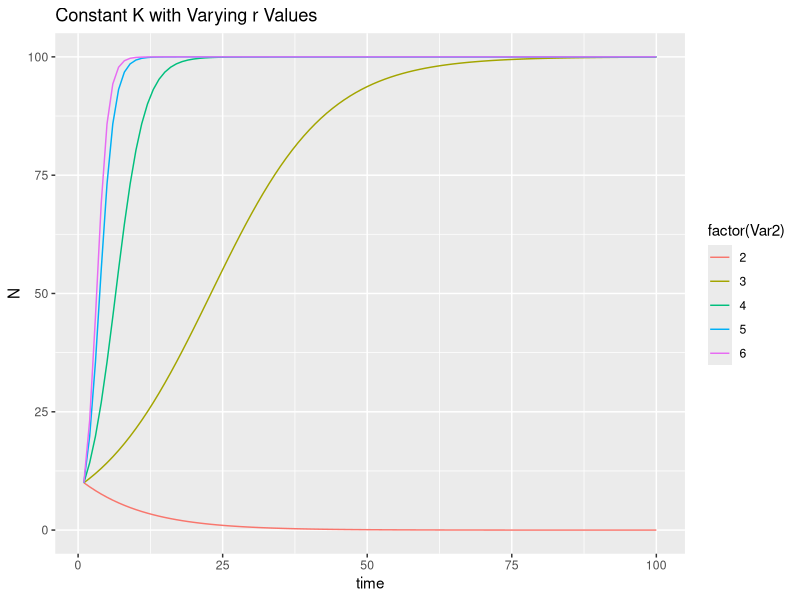
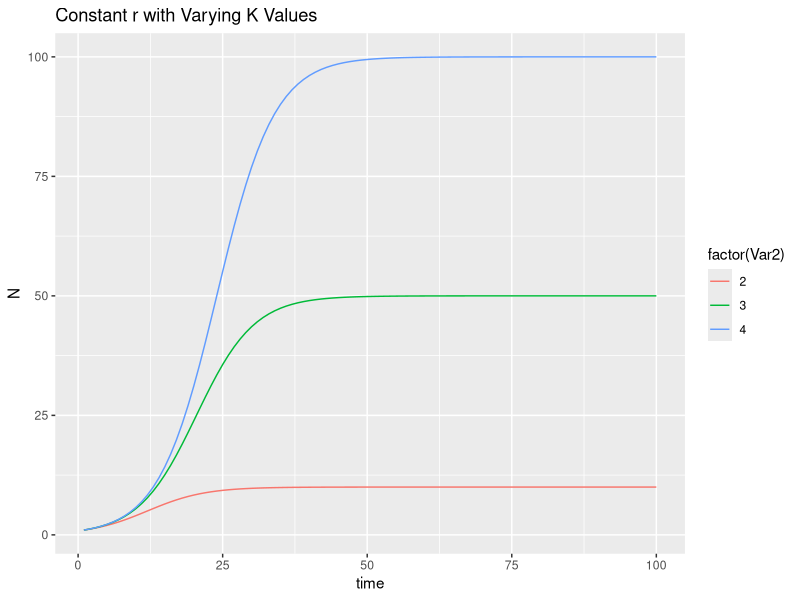
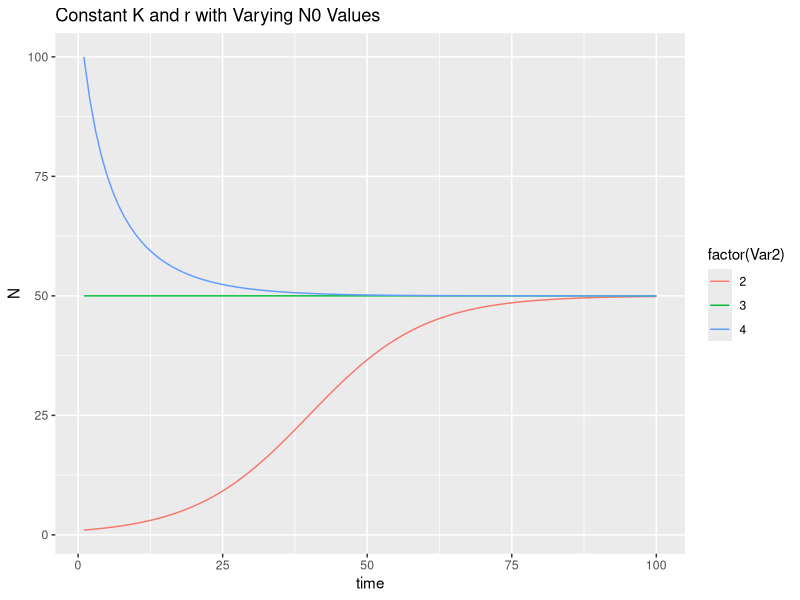

R code for these plots, in order:
### Problem 1 ###
#Run the creation of each graph seperately (some of the same objecty names are used form figure to figure
#and are thus overwritten). The legend ("Var2") for each figure is in the order given the exercise pdf, which is the same 
#order as the values in each of the "Lists" (rList, KList, NList). 


#Constant K, varying r

#Load Packages
library(deSolve)
library(ggplot2)
library(reshape2)


#Custom function
popSim=function(t,y,p){
  N=y
  r=p[1]
  K=p[2]
  
  dNdt=r*(1-N/K)*N
  
  return(list(dNdt))
}

#Putting r values into a dataframe for subsequent looping
rVals=c(-0.1,0.1,0.4,0.8,1.0)
rList=array(data=rVals, dim=c(1,5))

#For loop generating plot
N0=10
K=100
times=1:100

modelPopSimOutput=matrix(nrow = length(times), ncol=(1+length(rList)))
modelPopSimOutput[,1]=c(1:100)

for (i in 1:length(rList[1,])){
  modelPopSim=ode(y=N0,times=times,func=popSim,parms=c(rList[i],K))
  modelPopSimOutput[,(1+i)]=modelPopSim[,2]
}

modelPopSimOutput_m=melt(modelPopSimOutput)

ggplot()+
  geom_line(data = modelPopSimOutput_m[modelPopSimOutput_m$Var2 != 1,], aes(x = Var1, y = value, group=Var2, color=factor(Var2)))+
  labs(title="Constant K with Varying r Values", x="time", y="N")

#Constant r, varying K

KVals=c(10,50,100)
KList=array(data=KVals, dim=c(1,3))

N0=1
r=0.2

modelPopSimOutput=matrix(nrow = length(times), ncol=(1+length(KList)))
modelPopSimOutput[,1]=c(1:100)

for (i in 1:length(KList[1,])){
  modelPopSim=ode(y=N0,times=times,func=popSim,parms=c(r,KList[i]))
  modelPopSimOutput[,(1+i)]=modelPopSim[,2]
}

modelPopSimOutput_m=melt(modelPopSimOutput)

ggplot()+
  geom_line(data = modelPopSimOutput_m[modelPopSimOutput_m$Var2 != 1,], aes(x = Var1, y = value, group=Var2, color=factor(Var2)))+
  labs(title="Constant r with Varying K Values", x="time", y="N")

#Varying N0

NVals=c(1,50,100)
NList=array(data=NVals, dim=c(1,3))

r=0.1
K=50

modelPopSimOutput=matrix(nrow = length(times), ncol=(1+length(NList)))
modelPopSimOutput[,1]=c(1:100)

for (i in 1:length(NList[1,])){
  modelPopSim=ode(y=NList[i],times=times,func=popSim,parms=c(r,K))
  modelPopSimOutput[,(1+i)]=modelPopSim[,2]
}

modelPopSimOutput_m=melt(modelPopSimOutput)

ggplot()+
  geom_line(data = modelPopSimOutput_m[modelPopSimOutput_m$Var2 != 1,], aes(x = Var1, y = value, group=Var2, color=factor(Var2)))+
  labs(title="Constant K and r with Varying N0 Values", x="time", y="N")





#### Problem 2 ####

###ODE Function
SIRmodel <- function (t,y,p){
  S = y[1]
  I = y[2] 
  R = y[3]
  
  beta = p[1]
  gamma = p[2]

  
  dS_dt = -beta*I*S
  dI_dt = beta*I*S - gamma*I
  dR_dt = gamma*I
  
  return(list(c(dS_dt, dI_dt, dR_dt)))
}

###Functions to compute desired quantities 
#Maximum Daily Incidence
MDI <- function(I){
  MDI <- I[2] - I[1] #Assume first incidence is maximum 
  for (i in 3:500){
    #Check if the next incidence is greater than current value for MDI
    if(I[i] - I[i-1] > MDI){ 
      MDI = I[i] - I[i-1]
    }
  }
  return(MDI)
}

#Maximum Daily Prevelance 
MDP <- function(S,I,R){
  MDP <- I[1]/(S[1]+I[1]+R[1])
  for (i in 2:500){
    #Check if the next incidence is greater than current value for MDI
    if(I[i]/(S[i] + I[i] + R[i]) > MDP){ 
      MDP <- I[i]/(S[i]+I[i]+R[i])
    }
  }
  return(MDP)
}

#Percent Affected
PA <- function(S,I,R){
  PA <- (I[500] + R[500])/(S[500] + I[500] + R[500])
  return(PA)
}

#Base Reproduction Number
BPN <- function(p,S,I,R){
  BPN <- (p[1]*(S[1] + I[1] + R[1]))/p[2]
  return(BPN)
}


#Initial Conditions and Timespan is the same for every run
N0 = c(999,1,0)
times = 1:500

###Solving ODE
#Case i corresponds to the ith row of the table

#Case 1
params1 = c(.0005,.05)
Case1 = ode(y=N0, times = times, func = SIRmodel, parms = params1)
modelOutput1 = data.frame(time=Case1[,1],S=Case1[,2],I=Case1[,3],R=Case1[,4])
attach(modelOutput1)
mdi <- MDI(I)
mdp <- MDP(S,I,R)
pa <- PA(S,I,R)
bpn <- BPN(params1,S,I,R)


RESULTS <- matrix(c(params1[1],params1[2],mdi,mdp,pa,bpn), ncol=6)
colnames(RESULTS) <- c("Beta","Gamma","Max Daily Incidence", "Max Daily Prevalence","Percent Affected","Basic Reproduction Number")
rownames(RESULTS) <- c("Case 1")
RESULTS <- as.table(RESULTS)

#Case 2 
params2 = c(.005,.5)
Case2 = ode(y=N0, times = times, func = SIRmodel, parms = params2)
modelOutput2 = data.frame(time=Case2[,1],S=Case2[,2],I=Case2[,3],R=Case2[,4])
attach(modelOutput2)
mdi <- MDI(I)
mdp <- MDP(S,I,R)
pa <- PA(S,I,R)
bpn <- BPN(params2,S,I,R)

RESULTS <- rbind(RESULTS, "Case 2" = c(params2[1],params2[2],mdi,mdp,pa,bpn))


#Case 3
params3 = c(.0001,.1)
Case3 = ode(y=N0, times = times, func = SIRmodel, parms = params3)
modelOutput3 = data.frame(time=Case3[,1],S=Case3[,2],I=Case3[,3],R=Case3[,4])
attach(modelOutput3)
mdi <- MDI(I)
mdp <- MDP(S,I,R)
pa <- PA(S,I,R)
bpn <- BPN(params3,S,I,R)

RESULTS <- rbind(RESULTS, "Case 3" = c(params3[1],params3[2],mdi,mdp,pa,bpn))

#Case 4
params4 = c(.00005,.1)
Case4 = ode(y=N0, times = times, func = SIRmodel, parms = params4)
modelOutput4 = data.frame(time=Case4[,1],S=Case4[,2],I=Case4[,3],R=Case4[,4])
attach(modelOutput4)
mdi <- MDI(I)
mdp <- MDP(S,I,R)
pa <- PA(S,I,R)
bpn <- BPN(params4,S,I,R)

RESULTS <- rbind(RESULTS, "Case 4" = c(params4[1],params4[2],mdi,mdp,pa,bpn))

#Case 5
params5 = c(.0001,.05)
Case5 = ode(y=N0, times = times, func = SIRmodel, parms = params5)
modelOutput5 = data.frame(time=Case5[,1],S=Case5[,2],I=Case5[,3],R=Case5[,4])
attach(modelOutput5)
mdi <- MDI(I)
mdp <- MDP(S,I,R)
pa <- PA(S,I,R)
bpn <- BPN(params5,S,I,R)

RESULTS <- rbind(RESULTS, "Case 5" = c(params5[1],params5[2],mdi,mdp,pa,bpn))

#Case 6
params6 = c(.0002,.05)
Case6 = ode(y=N0, times = times, func = SIRmodel, parms = params6)
modelOutput6 = data.frame(time=Case6[,1],S=Case6[,2],I=Case6[,3],R=Case6[,4])
attach(modelOutput6)
mdi <- MDI(I)
mdp <- MDP(S,I,R)
pa <- PA(S,I,R)
bpn <- BPN(params6,S,I,R)

RESULTS <- rbind(RESULTS, "Case 6" = c(params6[1],params6[1],mdi,mdp,pa,bpn))

#Case 7 
params7 = c(.0001,.06)
Case7 = ode(y=N0, times = times, func = SIRmodel, parms = params2)
modelOutput7 = data.frame(time=Case7[,1],S=Case7[,2],I=Case7[,3],R=Case7[,4])
attach(modelOutput7)
mdi <- MDI(I)
mdp <- MDP(S,I,R)
pa <- PA(S,I,R)
bpn <- BPN(params7,S,I,R)

RESULTS <- rbind(RESULTS, "Case 7" = c(params7[1],params7[2],mdi,mdp,pa,bpn))




###Plotting the results - add the number to "modelOutput" that you want to plot
#plot2 <- ggplot(modelOutput) + 
  #geom_line(aes(x = time, y = S), colour = "blue") + 
  #geom_line(aes(x = time, y = I), colour = "grey") + 
  #geom_line(aes(x = time, y = R), colour = "red")
